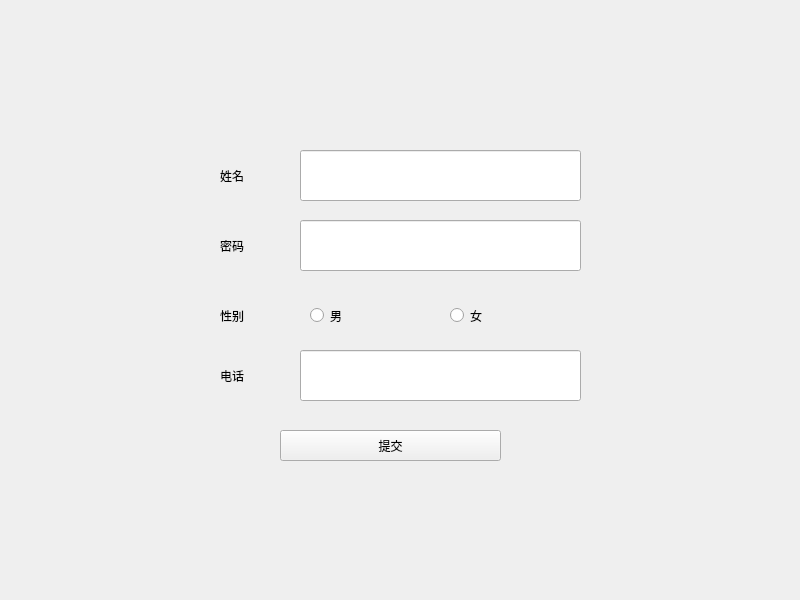
<?xml version="1.0" encoding="UTF-8"?>
<ui version="4.0">
 <class>Widget</class>
 <widget class="QWidget" name="Widget">
  <property name="geometry">
   <rect>
    <x>0</x>
    <y>0</y>
    <width>800</width>
    <height>600</height>
   </rect>
  </property>
  <property name="windowTitle">
   <string>Widget</string>
  </property>
  <widget class="QLineEdit" name="lineEditName">
   <property name="geometry">
    <rect>
     <x>300</x>
     <y>150</y>
     <width>281</width>
     <height>51</height>
    </rect>
   </property>
  </widget>
  <widget class="QLineEdit" name="lineEditPassword">
   <property name="geometry">
    <rect>
     <x>300</x>
     <y>220</y>
     <width>281</width>
     <height>51</height>
    </rect>
   </property>
  </widget>
  <widget class="QLineEdit" name="lineEditPhone">
   <property name="geometry">
    <rect>
     <x>300</x>
     <y>350</y>
     <width>281</width>
     <height>51</height>
    </rect>
   </property>
  </widget>
  <widget class="QRadioButton" name="radioButtonMale">
   <property name="geometry">
    <rect>
     <x>310</x>
     <y>300</y>
     <width>111</width>
     <height>31</height>
    </rect>
   </property>
   <property name="text">
    <string>男</string>
   </property>
  </widget>
  <widget class="QRadioButton" name="radioButtonFemale">
   <property name="geometry">
    <rect>
     <x>450</x>
     <y>300</y>
     <width>111</width>
     <height>31</height>
    </rect>
   </property>
   <property name="text">
    <string>女</string>
   </property>
  </widget>
  <widget class="QPushButton" name="pushButton">
   <property name="geometry">
    <rect>
     <x>280</x>
     <y>430</y>
     <width>221</width>
     <height>31</height>
    </rect>
   </property>
   <property name="text">
    <string>提交</string>
   </property>
  </widget>
  <widget class="QLabel" name="label">
   <property name="geometry">
    <rect>
     <x>220</x>
     <y>150</y>
     <width>51</width>
     <height>51</height>
    </rect>
   </property>
   <property name="text">
    <string>姓名</string>
   </property>
  </widget>
  <widget class="QLabel" name="label_2">
   <property name="geometry">
    <rect>
     <x>220</x>
     <y>220</y>
     <width>51</width>
     <height>51</height>
    </rect>
   </property>
   <property name="text">
    <string>密码</string>
   </property>
  </widget>
  <widget class="QLabel" name="label_3">
   <property name="geometry">
    <rect>
     <x>220</x>
     <y>290</y>
     <width>51</width>
     <height>51</height>
    </rect>
   </property>
   <property name="text">
    <string>性别</string>
   </property>
  </widget>
  <widget class="QLabel" name="label_4">
   <property name="geometry">
    <rect>
     <x>220</x>
     <y>350</y>
     <width>51</width>
     <height>51</height>
    </rect>
   </property>
   <property name="text">
    <string>电话</string>
   </property>
  </widget>
 </widget>
 <resources/>
 <connections/>
</ui>
